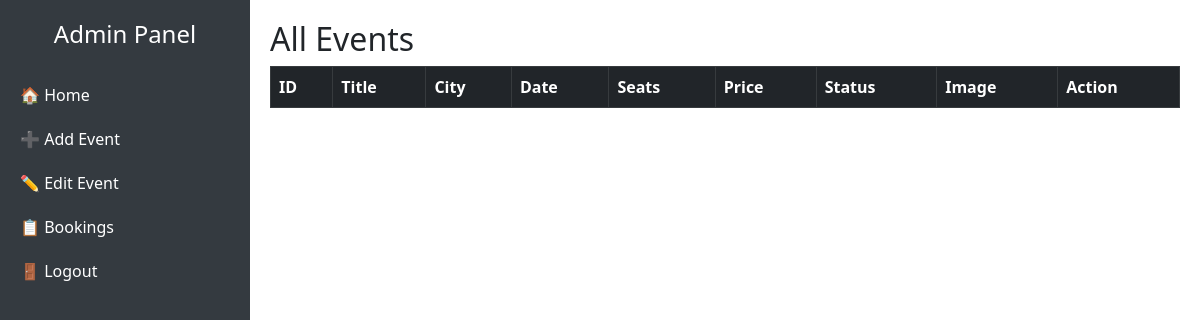
Page /admin/edit_event.php on the earlier database version.
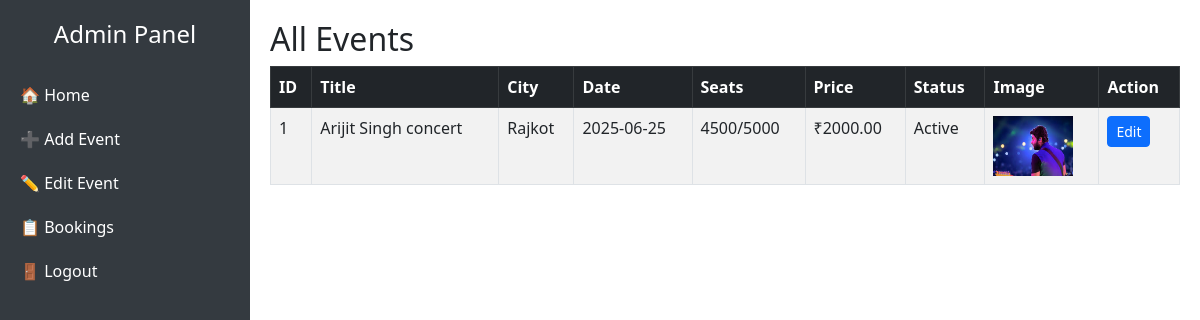
Same page on the later database version.
### tables this page shows
CREATE TABLE `events` (
  `id` int(11) NOT NULL,
  `title` varchar(255) NOT NULL,
  `description` text NOT NULL,
  `city` varchar(100) NOT NULL,
  `address` text NOT NULL,
  `event_date` date NOT NULL,
  `total_seats` int(11) NOT NULL,
  `available_seats` int(11) NOT NULL,
  `price` decimal(10,2) NOT NULL,
  `category` varchar(100) NOT NULL,
  `status` enum('active','inactive') DEFAULT 'active',
  `image` varchar(255) DEFAULT NULL,
  `created_at` timestamp NOT NULL DEFAULT current_timestamp()
);

### admin/edit_event.php (the view)
<?php
include("connect.php");
include("nav.php");
$query = "SELECT * FROM events ORDER BY id DESC";
$result = mysqli_query($con, $query);
?>
<div class="content">
    <h2>All Events</h2>
    <table class="table table-bordered table-striped table-hover">
        <thead class="table-dark">
            <tr>
                <th>ID</th>
                <th>Title</th>
                <th>City</th>
                <th>Date</th>
                <th>Seats</th>
                <th>Price</th>
                <th>Status</th>
                <th>Image</th>
                <th>Action</th>
            </tr>
        </thead>
        <tbody>
        <?php while ($row = mysqli_fetch_assoc($result)) { ?>
            <tr>
                <td><?= $row['id']; ?></td>
                <td><?= $row['title']; ?></td>
                <td><?= $row['city']; ?></td>
                <td><?= $row['event_date']; ?></td>
                <td><?= $row['available_seats'] . "/" . $row['total_seats']; ?></td>
                <td>₹<?= $row['price']; ?></td>
                <td><?= ucfirst($row['status']); ?></td>
                <td>
                    <?php if (!empty($row['image'])): ?>
                        <img src="<?= $row['image']; ?>" width="80" height="60">
                    <?php else: ?>
                        N/A
                    <?php endif; ?>
                </td>
                <td>
                    <a href="edit_event.php?id=<?= $row['id']; ?>" class="btn btn-sm btn-primary">Edit</a>
                </td>
            </tr>
        <?php } ?>
        </tbody>
    </table>
</div>
</body>
</html>

### admin/nav.php (shortened to what this page needs)
<!DOCTYPE html>
<html lang="en">
<head>
  <link href="https://cdn.jsdelivr.net/npm/bootstrap@5.3.0/dist/css/bootstrap.min.css" rel="stylesheet">
</head>
<body>
  <div class="sidebar">
    <h4 class="text-white text-center mb-4">Admin Panel</h4>
    <a href="index.php">🏠 Home</a>
    <a href="add_event.php">➕ Add Event</a>
    <a href="edit_event.php">✏️ Edit Event</a>
    <a href="bookings.php">📋 Bookings</a>
    <a href="logout.php">🚪 Logout</a>
  </div>

### admin/nav.php (style rules this page uses)
body { margin: 0; }
.sidebar { width: 250px; height: 100vh; position: fixed; top: 0; left: 0; background-color: #343a40; color: white; padding-top: 20px; }
.sidebar a { color: white; padding: 10px 20px; display: block; text-decoration: none; }
.content { margin-left: 250px; padding: 20px; }

Differences in the rows shown:
added events: id "1", title "Arijit Singh concert", city "Rajkot", event_date "2025-06-25", available_seats "4500", total_seats "5000", price "2000.00", status "Active", image (picture)
